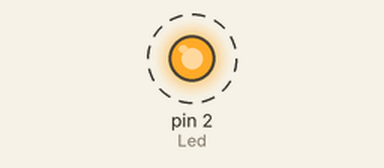
This sketch was run on a simulated Arduino Uno, built with avr-gcc and run on an emulated ATmega328P. Parts: output pins drawn as LEDs (lit = HIGH). Dashed ring = blinking. What the sketch prints to the serial monitor is not drawn.

Above: at 0.05 s.
Timing chart, 0 to 3.0 s (numbered marks = the images above):
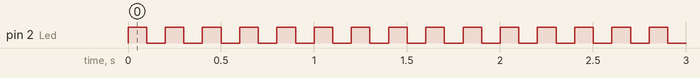

The sketch:

LEDs.ino
```cpp
//Met deze code kan je elke led testen als deze werkt. Sluit de led aan op pin 2 en de ground met een weerstand tussen. Als de led aan en uit flikkert dan werkt deze.

int Led = 2;

void setup() {
  pinMode(Led, OUTPUT);
  Serial.begin(9600);
}

void loop() {
  digitalWrite(Led, HIGH);
  Serial.println("Hoog");
  delay(100);
  digitalWrite(Led, LOW);
  Serial.println("Laag");
  delay(100);

}
```

Measured:
- by itself, pin 2 (Led): alternates HIGH for 0.10 s and LOW for 0.10 s
